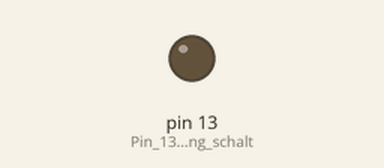
Simulated run of this sketch. Board: Arduino Uno, built with avr-gcc and run on an emulated ATmega328P. Parts: output pins drawn as LEDs (lit = HIGH).

Above: at 0.9 s.
At 3.3 s:
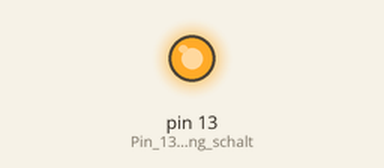
Timing chart, 0 to 3.6 s (numbered marks = the images above):
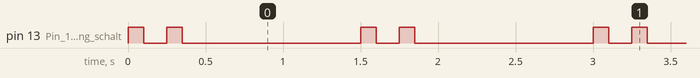

Measured:
- by itself, pin 13 (Pin_13_als_Ausgang_schalt): repeats every 1.5 s: LOW 0.15 s, HIGH 0.10 s, LOW 1.2 s, HIGH 0.10 s
- by itself, everything shown: repeats every 1.5 s, in 4 steps

The sketch:

blink.ino
```cpp
// Blink-Test: Prüft, ob das Hochladen aufs Board funktioniert.
//
// Benutzt die eingebaute LED "L" auf dem Board (Pin 13), es muss also nichts
// verdrahtet werden. Viele Boards blinken ab Werk schon im Sekundentakt –
// deshalb blinkt dieses Programm in einem eigenen Muster: zweimal kurz, dann
// Pause. Siehst du das Doppelblitzen, läuft DEIN Programm.

// setup() läuft genau einmal nach dem Einschalten bzw. nach dem Hochladen.
void setup() {
  pinMode(LED_BUILTIN, OUTPUT);  // Pin 13 als Ausgang schalten
}

// loop() läuft danach endlos immer wieder von vorn – wie ein SPS-Zyklus.
void loop() {
  blitz();
  blitz();
  delay(1000);  // 1 Sekunde Pause (Angabe in Millisekunden)
}

// Eine eigene Funktion: LED kurz an, dann kurz aus.
void blitz() {
  digitalWrite(LED_BUILTIN, HIGH);  // LED an (5 V auf den Pin)
  delay(100);
  digitalWrite(LED_BUILTIN, LOW);   // LED aus (0 V)
  delay(150);
}
```
